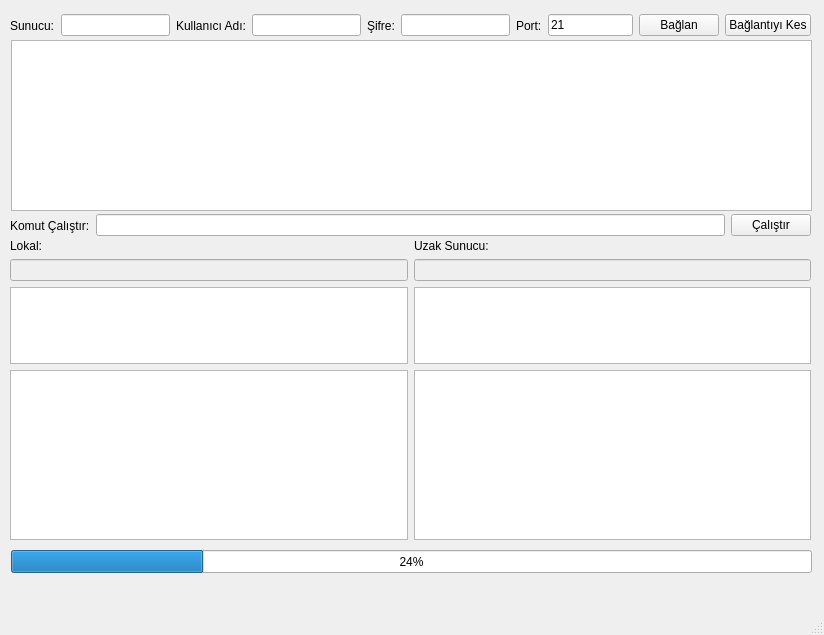
<?xml version="1.0" encoding="UTF-8"?>
<ui version="4.0">
 <class>MainWindow</class>
 <widget class="QMainWindow" name="MainWindow">
  <property name="geometry">
   <rect>
    <x>0</x>
    <y>0</y>
    <width>824</width>
    <height>635</height>
   </rect>
  </property>
  <property name="windowTitle">
   <string>MainWindow</string>
  </property>
  <widget class="QWidget" name="centralwidget">
   <widget class="QTextEdit" name="statusText">
    <property name="geometry">
     <rect>
      <x>11</x>
      <y>40</y>
      <width>801</width>
      <height>171</height>
     </rect>
    </property>
   </widget>
   <widget class="QWidget" name="horizontalLayoutWidget">
    <property name="geometry">
     <rect>
      <x>10</x>
      <y>10</y>
      <width>801</width>
      <height>31</height>
     </rect>
    </property>
    <layout class="QHBoxLayout" name="horizontalLayout">
     <item>
      <widget class="QLabel" name="label">
       <property name="text">
        <string>Sunucu:</string>
       </property>
      </widget>
     </item>
     <item>
      <widget class="QLineEdit" name="sunucuText"/>
     </item>
     <item>
      <widget class="QLabel" name="label_2">
       <property name="text">
        <string>Kullanıcı Adı:</string>
       </property>
      </widget>
     </item>
     <item>
      <widget class="QLineEdit" name="kullaniciText"/>
     </item>
     <item>
      <widget class="QLabel" name="label_3">
       <property name="text">
        <string>Şifre:</string>
       </property>
      </widget>
     </item>
     <item>
      <widget class="QLineEdit" name="sifreText">
       <property name="echoMode">
        <enum>QLineEdit::Password</enum>
       </property>
      </widget>
     </item>
     <item>
      <widget class="QLabel" name="label_4">
       <property name="text">
        <string>Port:</string>
       </property>
      </widget>
     </item>
     <item>
      <widget class="QLineEdit" name="portText">
       <property name="maximumSize">
        <size>
         <width>85</width>
         <height>16777215</height>
        </size>
       </property>
       <property name="text">
        <string>21</string>
       </property>
       <property name="maxLength">
        <number>5</number>
       </property>
      </widget>
     </item>
     <item>
      <widget class="QPushButton" name="baglanButton">
       <property name="text">
        <string>Bağlan</string>
       </property>
      </widget>
     </item>
     <item>
      <widget class="QPushButton" name="baglantiyiKesButtton">
       <property name="text">
        <string>Bağlantıyı Kes</string>
       </property>
      </widget>
     </item>
    </layout>
   </widget>
   <widget class="QWidget" name="gridLayoutWidget">
    <property name="geometry">
     <rect>
      <x>10</x>
      <y>239</y>
      <width>801</width>
      <height>301</height>
     </rect>
    </property>
    <layout class="QGridLayout" name="gridLayout">
     <item row="0" column="1">
      <widget class="QLabel" name="label_6">
       <property name="text">
        <string>Uzak Sunucu:</string>
       </property>
      </widget>
     </item>
     <item row="3" column="0">
      <widget class="QTableView" name="lokalDirList"/>
     </item>
     <item row="1" column="0">
      <widget class="QLineEdit" name="lokalPWDText">
       <property name="enabled">
        <bool>false</bool>
       </property>
      </widget>
     </item>
     <item row="2" column="0">
      <widget class="QTreeView" name="lokalTree">
       <property name="maximumSize">
        <size>
         <width>16777215</width>
         <height>100</height>
        </size>
       </property>
       <property name="sortingEnabled">
        <bool>false</bool>
       </property>
      </widget>
     </item>
     <item row="1" column="1">
      <widget class="QLineEdit" name="uzakPWDText">
       <property name="enabled">
        <bool>false</bool>
       </property>
      </widget>
     </item>
     <item row="3" column="1">
      <widget class="QTableView" name="uzakDirList"/>
     </item>
     <item row="2" column="1">
      <widget class="QTreeView" name="uzakTree">
       <property name="maximumSize">
        <size>
         <width>16777215</width>
         <height>100</height>
        </size>
       </property>
      </widget>
     </item>
     <item row="0" column="0">
      <widget class="QLabel" name="label_5">
       <property name="text">
        <string>Lokal:</string>
       </property>
      </widget>
     </item>
    </layout>
   </widget>
   <widget class="QProgressBar" name="progressBar">
    <property name="geometry">
     <rect>
      <x>11</x>
      <y>550</y>
      <width>801</width>
      <height>23</height>
     </rect>
    </property>
    <property name="value">
     <number>24</number>
    </property>
   </widget>
   <widget class="QWidget" name="horizontalLayoutWidget_2">
    <property name="geometry">
     <rect>
      <x>10</x>
      <y>210</y>
      <width>801</width>
      <height>31</height>
     </rect>
    </property>
    <layout class="QHBoxLayout" name="horizontalLayout_2">
     <item>
      <widget class="QLabel" name="label_7">
       <property name="text">
        <string>Komut Çalıştır:</string>
       </property>
      </widget>
     </item>
     <item>
      <widget class="QLineEdit" name="customKomutText"/>
     </item>
     <item>
      <widget class="QPushButton" name="pushButton">
       <property name="text">
        <string>Çalıştır</string>
       </property>
      </widget>
     </item>
    </layout>
   </widget>
  </widget>
  <widget class="QMenuBar" name="menubar">
   <property name="geometry">
    <rect>
     <x>0</x>
     <y>0</y>
     <width>824</width>
     <height>22</height>
    </rect>
   </property>
  </widget>
  <widget class="QStatusBar" name="statusbar"/>
 </widget>
 <tabstops>
  <tabstop>sunucuText</tabstop>
  <tabstop>kullaniciText</tabstop>
  <tabstop>sifreText</tabstop>
  <tabstop>portText</tabstop>
  <tabstop>baglanButton</tabstop>
  <tabstop>baglantiyiKesButtton</tabstop>
  <tabstop>statusText</tabstop>
  <tabstop>lokalPWDText</tabstop>
  <tabstop>uzakPWDText</tabstop>
  <tabstop>lokalDirList</tabstop>
  <tabstop>uzakDirList</tabstop>
  <tabstop>lokalTree</tabstop>
  <tabstop>uzakTree</tabstop>
  <tabstop>customKomutText</tabstop>
 </tabstops>
 <resources/>
 <connections/>
</ui>
